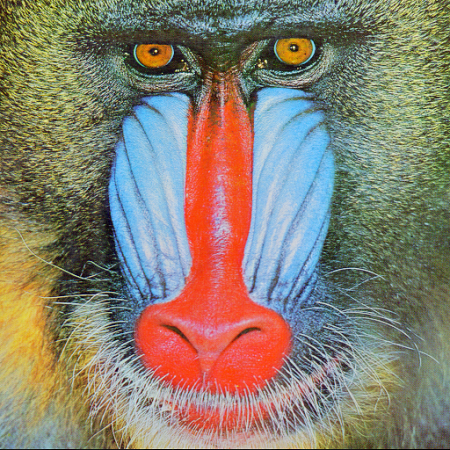
#> input picture Prak UBM/00_Image/citrababon_png.png, 450 x 450 px, found by its file name
$ python Prak_04_Contras.py
#> lines starting #> are read from the running program, lines starting #| are printed output that depends on the picture
import cv2

location_path = r"D:\00PyCode\Prak UBM\00_Image"
image = cv2.imread(location_path + '/citrababon_png.png')
#> image is the input picture: shape (450, 450, 3); mean B, G, R 112.6, 128.4, 136.9
# image = cv2.imread('1.jpg')

alpha = 2 # Contrast control (1.0-3.0)
beta = 50 # Brightness control (0-100)

adjusted = cv2.convertScaleAbs(image, alpha=alpha, beta=beta)
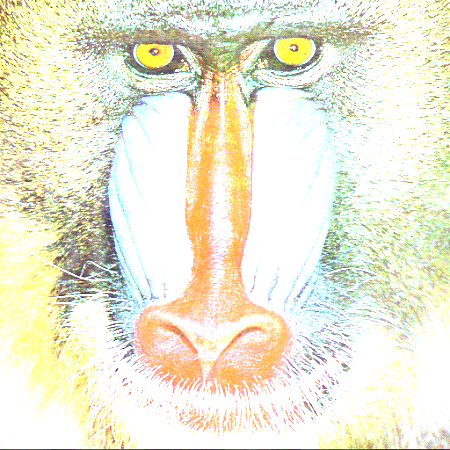
#> adjusted: shape (450, 450, 3); mean B, G, R 214.6, 235.8, 238.1

cv2.imshow('original', image)
cv2.imshow('adjusted', adjusted)
cv2.waitKey()

$ run again, with Prak UBM/00_Image/Hasil Kontras G2 P50.PNG copied over Prak UBM/00_Image/citrababon_png.png
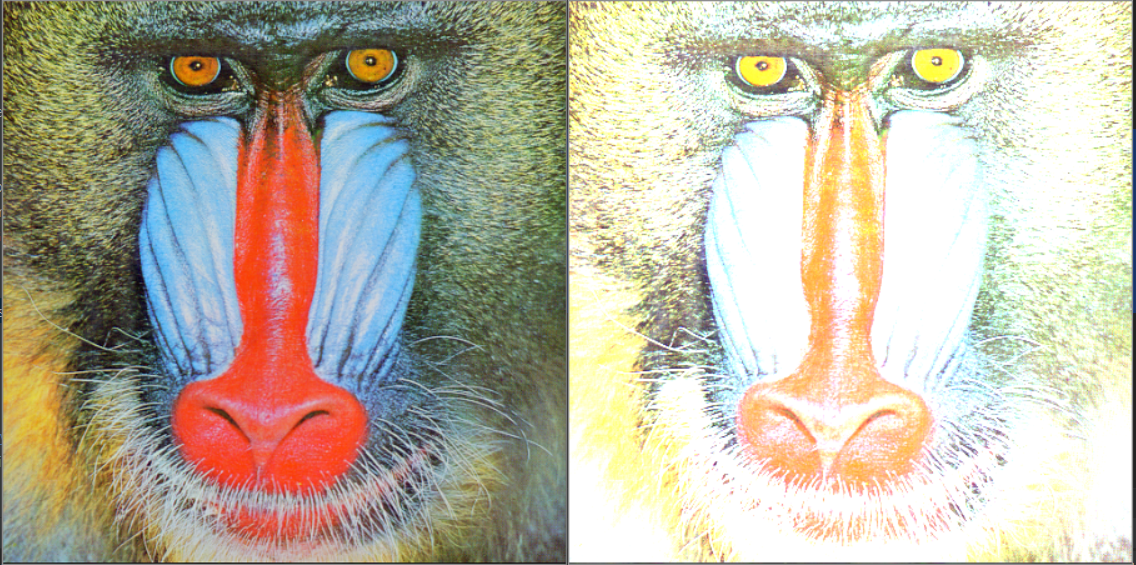
#> input picture Prak UBM/00_Image/Hasil Kontras G2 P50.PNG, 1136 x 565 px, found by its file name
#> image is the input picture: shape (565, 1136, 3); mean B, G, R 162.8, 180.9, 186.2
#> `adjusted = cv2.convertScaleAbs(image, alpha=alpha, beta=beta)`:
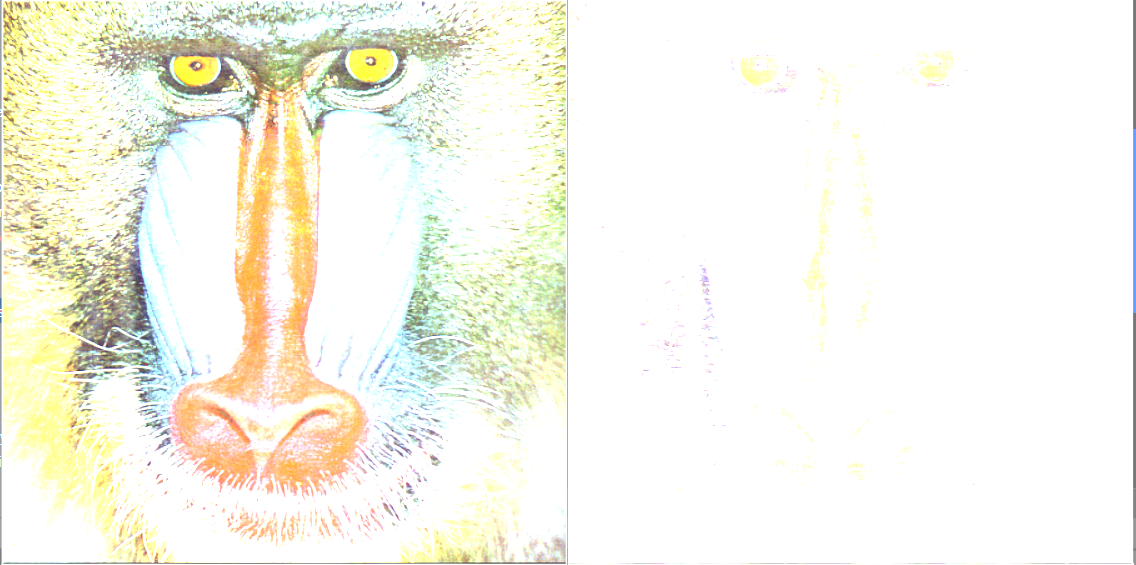
#> adjusted: shape (565, 1136, 3); mean B, G, R 235.5, 246.1, 246.9
